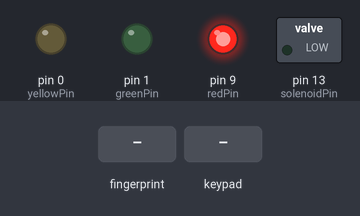
The sketch below on a simulated Arduino Uno, built with avr-gcc and run on an emulated ATmega328P. Parts: switched loads named in the sketch (green lamp = pin HIGH), output pins drawn as LEDs (lit = HIGH). Inputs (shaded band) come from the test bench.

Above: at 2.2 s.
2.3 s: finger stored as number 1 placed on the sensor
At 3.0 s:
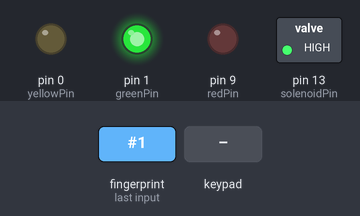
4.1 s: key '#' pressed
7.1 s: keypad keys 1 2 3 4 pressed 0.4 s apart
At 7.77 s:
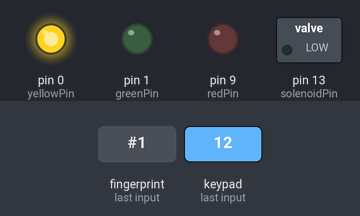
At 14.4 s:
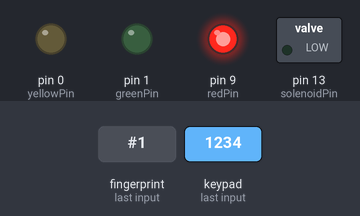
Timing chart, 0 to 15.9 s (numbered marks = the images above; inputs shaded):
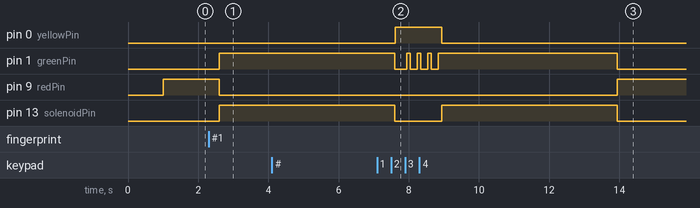

Measured:
- after the input at 2.3 s, pin 1 (greenPin), pin 13 (solenoidPin): LOW → HIGH after 0.30 s; pin 9 (redPin): HIGH → LOW after 0.30 s
- after the input at 4.1 s, every drawn part: stays the same
- after the input at 7.1 s, pin 9 (redPin): LOW → HIGH after 6.8 s

The sketch:

Biometric_Lock_Box.ino
```cpp
// Biometric Lock Box Final Arduino Code
// April 8, 2016
// References:
// Keypad Schematic: http://dlnmh9ip6v2uc.cloudfront.net/datasheets/Components/General/SparkfunCOM-08653_Datasheet.pdf

// Libraries
#include <Key.h> // Keypad
#include <Keypad.h> // Keypad
#include <Adafruit_Fingerprint.h>
#include <SoftwareSerial.h>

int getFingerprintIDez();

// pin #11 is IN from sensor (GREEN wire)
// pin #12 is OUT from arduino  (WHITE wire)
SoftwareSerial mySerial(11, 12);
Adafruit_Fingerprint finger = Adafruit_Fingerprint(&mySerial);

const byte ROWS = 4; // Four keypad rows
const byte COLS = 3; // Three keypad columns

// Define keymap
char keys[ROWS][COLS] = {
  {'1', '2', '3'},
  {'4', '5', '6'},
  {'7', '8', '9'},
  {'*', '0', '#'}
};

const int solenoidPin = 13; // Soilenoid pin
byte rowPins[ROWS] = {5, 6, 7, 8}; //connect to the row pinouts of the keypad
byte colPins[COLS] = {2, 3, 4}; //connect to the column pinouts of the keypad
Keypad kpd = Keypad(makeKeymap(keys), rowPins, colPins, ROWS, COLS); // Create the Keypad

// Keypad Password
String masterPassword = "1234"; // Password
char triggerKey = '#'; // Trigger to begin password collection

// LED Pins
int greenPin = 1;
int yellowPin = 0;
int redPin = 9;

// User Data
String currentPassword = "";
boolean collecting = false;
boolean locked = true;
int latestConfidence = 0;

// Preferences
int unlockTime = 5000; // MS the box will be unlocked for

void setup() {
//  // Serial.begin(9600); // Begin // Serial communication
  pinMode(solenoidPin, OUTPUT); // Define solenoid output pin

  // Initialize LEDs
  pinMode(greenPin, OUTPUT);
  pinMode(yellowPin, OUTPUT);
  pinMode(redPin, OUTPUT);

  // Fingerpint sensor setup
  finger.begin(57600);

//  // Serial.println("In setup");
  if (finger.verifyPassword()) {
//    // Serial.println("Found fingerprint sensor!");
  } else {
//    // Serial.println("Did not find fingerprint sensor :(");
    while (1);
  }
  // Serial.println("Waiting for valid finger...");
  toggleLED("red"); // Start with red on
}

void loop() {
  if (locked) { // If box is locked
    char key = kpd.getKey();
    if (key) {
//      // Serial.println("Pressed key");
//      // Serial.println(key);
      if (!collecting) { // If not already collecting
        if (key == triggerKey) { // If trigger to start password collection
          toggleCollecting(true); // Toggle the state of collecting
        }
      } else { // If collecting
//        toggleLED("yellow"); // Turn on just yellow
        digitalWrite(greenPin, HIGH);
        currentPassword += key; // Add the latest key
        delay(100);
        digitalWrite(greenPin, LOW);
        if (key == triggerKey) { // If hit trigger key again
          currentPassword = ""; // Reset password
          toggleCollecting(false); // Toggle the state of collecting
          toggleCollecting(true); // Restart collection
        } else {
          int passwordLength = currentPassword.length();
//          // Serial.println(currentPassword);
          if (passwordLength == 4) {
            if (currentPassword == masterPassword) {
              correctPassword(); // Unlock procedure
            } else {
              incorrectPassword(); // Reject password procedure
            }
            currentPassword = ""; // Reset password
            toggleCollecting(false); // Toggle the state of collecting
          }
        }
      }
    }
    else if (getFingerprintIDez() != -1) {
      if (latestConfidence > 100) {
        correctPassword(); // Unlock procedure
      } else {
        incorrectPassword(); // Reject password procedure
      }
    }
  }
  delay(5); // Don't need to run this at full speed.
}

void toggleCollecting(boolean state) {
  collecting = state; // Set to true/false state
  if (state) {
//    // Serial.println("Starting password collection");
    toggleLED("yellow"); // Turn on yellow light
  } else {
//    // Serial.println("Password collection stopped. Waiting for trigger key...");
  }
}

void correctPassword() {
//  // Serial.println("Correct password");
  toggleLED("green");
  unlockSolenoid(unlockTime);
  toggleLED("red");
}

void incorrectPassword() {
//  // Serial.println("Incorrect password. Please try again.");
  toggleLED("red"); // Red light indicator
}

void unlockSolenoid(int unlockTime) {
  digitalWrite(solenoidPin, HIGH); // Unlock solenoid
//  // Serial.println("Unlocking");
  delay(unlockTime);
  digitalWrite(solenoidPin, LOW);
//  // Serial.println("Locking");
}

void toggleLED(String color) {
  if (color == "green") {
    digitalWrite(greenPin, HIGH);
    digitalWrite(yellowPin, LOW);
    digitalWrite(redPin, LOW);
  } else if (color == "yellow") {
    digitalWrite(yellowPin, HIGH);
    digitalWrite(greenPin, LOW);
    digitalWrite(redPin, LOW);
  } else if (color == "red") {
    digitalWrite(redPin, HIGH);
    digitalWrite(greenPin, LOW);
    digitalWrite(yellowPin, LOW);
  } else {
    // Turn all LEDs off
    digitalWrite(greenPin, LOW);
    digitalWrite(yellowPin, LOW);
    digitalWrite(redPin, LOW);
  }
}

uint8_t getFingerprintID() {
  uint8_t p = finger.getImage();
  switch (p) {
    case FINGERPRINT_OK:
      // Serial.println("Image taken");
      break;
    case FINGERPRINT_NOFINGER:
      // Serial.println("No finger detected");
      return p;
    case FINGERPRINT_PACKETRECIEVEERR:
      // Serial.println("Communication error");
      return p;
    case FINGERPRINT_IMAGEFAIL:
      // Serial.println("Imaging error");
      return p;
    default:
      // Serial.println("Unknown error");
      return p;
  }

  // OK success!

  p = finger.image2Tz();
  switch (p) {
    case FINGERPRINT_OK:
      // Serial.println("Image converted");
      break;
    case FINGERPRINT_IMAGEMESS:
      // Serial.println("Image too messy");
      return p;
    case FINGERPRINT_PACKETRECIEVEERR:
      // Serial.println("Communication error");
      return p;
    case FINGERPRINT_FEATUREFAIL:
      // Serial.println("Could not find fingerprint features");
      return p;
    case FINGERPRINT_INVALIDIMAGE:
      // Serial.println("Could not find fingerprint features");
      return p;
    default:
      // Serial.println("Unknown error");
      return p;
  }

  // OK converted!
  p = finger.fingerFastSearch();
  if (p == FINGERPRINT_OK) {
    // Serial.println("Found a print match!");
  } else if (p == FINGERPRINT_PACKETRECIEVEERR) {
    // Serial.println("Communication error");
    return p;
  } else if (p == FINGERPRINT_NOTFOUND) {
    // Serial.println("Did not find a match");
    return p;
  } else {
    // Serial.println("Unknown error");
    return p;
  }

  // found a match!
  // Serial.print("Found ID #"); // Serial.print(finger.fingerID);
  // Serial.print(" with confidence of "); // Serial.println(finger.confidence);
}

int getFingerprintIDez() {
//  // Serial.println("Reading fingerprint");
  uint8_t p = finger.getImage();
  if (p != FINGERPRINT_OK)  return -1;

  p = finger.image2Tz();
  if (p != FINGERPRINT_OK)  return -1;

  p = finger.fingerFastSearch();
  if (p != FINGERPRINT_OK)  return -1;

  // found a match!
  // Serial.print("Found ID #"); // Serial.print(finger.fingerID);
  // Serial.print(" with confidence of "); // Serial.println(finger.confidence);
  latestConfidence = finger.confidence; // Store globally
  return finger.fingerID;
}
```
